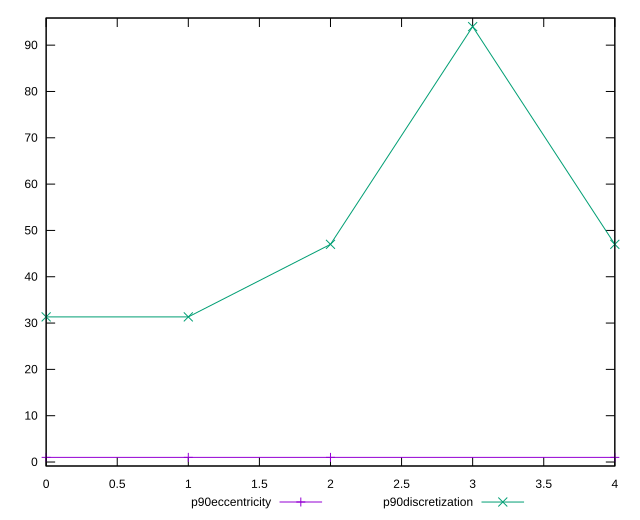

Write gnuplot code to recreate this figure.
reset

$p90Eccentricity <<EOF
0 0.9999999999999982
1 0.9999999999999979
2 1.0000000000000007
4 0.9999999999999988
EOF

$p90Discretization <<EOF
0 31.333333333333332
1 31.333333333333332
2 47
3 94
4 47
EOF

set key outside below
set xrange [0:4]
set yrange [-0.8600000000000022:95.86]
set trange [-0.8600000000000022:95.86]
set terminal svg size 640, 520 enhanced background rgb 'white'
set output "report_00016_2021-02-10T13-31-48.338Z/uses-http2/progression/eccentricity.svg"

plot $p90Eccentricity title "p90eccentricity" with linespoints, \
     $p90Discretization title "p90discretization" with linespoints

reset
